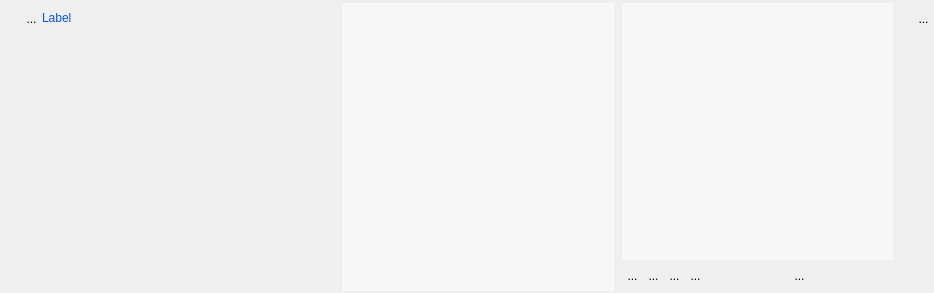
<?xml version="1.0" encoding="UTF-8"?>
<ui version="4.0">
 <class>WidgetPlusieursIntoOrdonne</class>
 <widget class="QWidget" name="WidgetPlusieursIntoOrdonne">
  <property name="geometry">
   <rect>
    <x>0</x>
    <y>0</y>
    <width>934</width>
    <height>293</height>
   </rect>
  </property>
  <property name="sizePolicy">
   <sizepolicy hsizetype="Preferred" vsizetype="MinimumExpanding">
    <horstretch>0</horstretch>
    <verstretch>0</verstretch>
   </sizepolicy>
  </property>
  <property name="minimumSize">
   <size>
    <width>0</width>
    <height>60</height>
   </size>
  </property>
  <property name="windowTitle">
   <string>Form</string>
  </property>
  <layout class="QHBoxLayout" name="horizontalLayout_5">
   <property name="spacing">
    <number>0</number>
   </property>
   <property name="leftMargin">
    <number>0</number>
   </property>
   <property name="topMargin">
    <number>3</number>
   </property>
   <property name="rightMargin">
    <number>0</number>
   </property>
   <property name="bottomMargin">
    <number>2</number>
   </property>
   <item>
    <layout class="QVBoxLayout" name="verticalLayout_3">
     <property name="spacing">
      <number>0</number>
     </property>
     <item>
      <layout class="QHBoxLayout" name="horizontalLayout_2">
       <property name="spacing">
        <number>0</number>
       </property>
       <item>
        <layout class="QHBoxLayout" name="horizontalLayout">
         <property name="spacing">
          <number>0</number>
         </property>
         <item>
          <spacer name="horizontalSpacer_3">
           <property name="orientation">
            <enum>Qt::Horizontal</enum>
           </property>
           <property name="sizeType">
            <enum>QSizePolicy::Fixed</enum>
           </property>
           <property name="sizeHint" stdset="0">
            <size>
             <width>21</width>
             <height>20</height>
            </size>
           </property>
          </spacer>
         </item>
         <item>
          <widget class="MonBoutonValide" name="RBValide">
           <property name="minimumSize">
            <size>
             <width>21</width>
             <height>31</height>
            </size>
           </property>
           <property name="maximumSize">
            <size>
             <width>21</width>
             <height>35</height>
            </size>
           </property>
           <property name="toolTip">
            <string>Affiche le rapport de validation du mot-clef</string>
           </property>
           <property name="styleSheet">
            <string notr="true">border : 0px</string>
           </property>
           <property name="text">
            <string>...</string>
           </property>
           <property name="icon">
            <iconset>
             <normaloff>../Editeur/icons/ast-green-ball.png</normaloff>../Editeur/icons/ast-green-ball.png</iconset>
           </property>
           <property name="iconSize">
            <size>
             <width>32</width>
             <height>32</height>
            </size>
           </property>
          </widget>
         </item>
        </layout>
       </item>
       <item>
        <widget class="MonLabelClic" name="label">
         <property name="sizePolicy">
          <sizepolicy hsizetype="Fixed" vsizetype="Fixed">
           <horstretch>0</horstretch>
           <verstretch>0</verstretch>
          </sizepolicy>
         </property>
         <property name="minimumSize">
          <size>
           <width>300</width>
           <height>24</height>
          </size>
         </property>
         <property name="maximumSize">
          <size>
           <width>178</width>
           <height>16777215</height>
          </size>
         </property>
         <property name="frameShape">
          <enum>QFrame::NoFrame</enum>
         </property>
         <property name="text">
          <string>&lt;html&gt;&lt;head/&gt;&lt;body&gt;&lt;p&gt;&lt;span style=&quot; color:#0055ff;&quot;&gt;Label&lt;/span&gt;&lt;/p&gt;&lt;/body&gt;&lt;/html&gt;</string>
         </property>
        </widget>
       </item>
      </layout>
     </item>
     <item>
      <spacer name="verticalSpacer">
       <property name="orientation">
        <enum>Qt::Vertical</enum>
       </property>
       <property name="sizeHint" stdset="0">
        <size>
         <width>20</width>
         <height>5</height>
        </size>
       </property>
      </spacer>
     </item>
    </layout>
   </item>
   <item>
    <widget class="QScrollArea" name="scrollArea">
     <property name="sizePolicy">
      <sizepolicy hsizetype="Expanding" vsizetype="Expanding">
       <horstretch>0</horstretch>
       <verstretch>0</verstretch>
      </sizepolicy>
     </property>
     <property name="styleSheet">
      <string notr="true">background : rgb(247,247,247)</string>
     </property>
     <property name="frameShape">
      <enum>QFrame::NoFrame</enum>
     </property>
     <property name="lineWidth">
      <number>0</number>
     </property>
     <property name="widgetResizable">
      <bool>true</bool>
     </property>
     <property name="alignment">
      <set>Qt::AlignBottom|Qt::AlignLeading|Qt::AlignLeft</set>
     </property>
     <widget class="QWidget" name="verticalWidgetLE">
      <property name="geometry">
       <rect>
        <x>0</x>
        <y>0</y>
        <width>268</width>
        <height>288</height>
       </rect>
      </property>
      <property name="sizePolicy">
       <sizepolicy hsizetype="Preferred" vsizetype="Preferred">
        <horstretch>0</horstretch>
        <verstretch>0</verstretch>
       </sizepolicy>
      </property>
      <layout class="QVBoxLayout" name="CBLayout">
       <property name="spacing">
        <number>0</number>
       </property>
       <property name="margin">
        <number>0</number>
       </property>
      </layout>
     </widget>
    </widget>
   </item>
   <item>
    <spacer name="horizontalSpacer_2">
     <property name="orientation">
      <enum>Qt::Horizontal</enum>
     </property>
     <property name="sizeType">
      <enum>QSizePolicy::Preferred</enum>
     </property>
     <property name="sizeHint" stdset="0">
      <size>
       <width>8</width>
       <height>108</height>
      </size>
     </property>
    </spacer>
   </item>
   <item>
    <layout class="QVBoxLayout" name="verticalLayout_2">
     <property name="spacing">
      <number>0</number>
     </property>
     <item>
      <widget class="QScrollArea" name="scrollAreaRE">
       <property name="sizePolicy">
        <sizepolicy hsizetype="Expanding" vsizetype="Expanding">
         <horstretch>0</horstretch>
         <verstretch>0</verstretch>
        </sizepolicy>
       </property>
       <property name="styleSheet">
        <string notr="true">background : rgb(247,247,247)</string>
       </property>
       <property name="frameShape">
        <enum>QFrame::NoFrame</enum>
       </property>
       <property name="lineWidth">
        <number>0</number>
       </property>
       <property name="widgetResizable">
        <bool>true</bool>
       </property>
       <property name="alignment">
        <set>Qt::AlignBottom|Qt::AlignLeading|Qt::AlignLeft</set>
       </property>
       <widget class="QWidget" name="verticalWidgetLEChoisis">
        <property name="geometry">
         <rect>
          <x>0</x>
          <y>0</y>
          <width>265</width>
          <height>251</height>
         </rect>
        </property>
        <property name="sizePolicy">
         <sizepolicy hsizetype="Preferred" vsizetype="Preferred">
          <horstretch>0</horstretch>
          <verstretch>0</verstretch>
         </sizepolicy>
        </property>
        <layout class="QVBoxLayout" name="CBChoisis">
         <property name="spacing">
          <number>0</number>
         </property>
         <property name="margin">
          <number>0</number>
         </property>
        </layout>
       </widget>
      </widget>
     </item>
     <item>
      <layout class="QHBoxLayout" name="horizontalLayout_3">
       <item>
        <layout class="QHBoxLayout" name="horizontalLayout_4">
         <property name="spacing">
          <number>0</number>
         </property>
         <property name="sizeConstraint">
          <enum>QLayout::SetFixedSize</enum>
         </property>
         <item>
          <widget class="QToolButton" name="RBHaut">
           <property name="minimumSize">
            <size>
             <width>21</width>
             <height>31</height>
            </size>
           </property>
           <property name="maximumSize">
            <size>
             <width>21</width>
             <height>31</height>
            </size>
           </property>
           <property name="toolTip">
            <string>Remonte d'une ligne</string>
           </property>
           <property name="styleSheet">
            <string notr="true">border : 0px</string>
           </property>
           <property name="text">
            <string>...</string>
           </property>
           <property name="icon">
            <iconset>
             <normaloff>../Editeur/icons/flecheHautBleue.png</normaloff>../Editeur/icons/flecheHautBleue.png</iconset>
           </property>
           <property name="iconSize">
            <size>
             <width>32</width>
             <height>32</height>
            </size>
           </property>
          </widget>
         </item>
         <item>
          <widget class="QToolButton" name="RBBas">
           <property name="minimumSize">
            <size>
             <width>21</width>
             <height>31</height>
            </size>
           </property>
           <property name="maximumSize">
            <size>
             <width>21</width>
             <height>31</height>
            </size>
           </property>
           <property name="toolTip">
            <string>Descend d'une ligne</string>
           </property>
           <property name="styleSheet">
            <string notr="true">border : 0px</string>
           </property>
           <property name="text">
            <string>...</string>
           </property>
           <property name="icon">
            <iconset>
             <normaloff>../Editeur/icons/flecheBasBleue.png</normaloff>../Editeur/icons/flecheBasBleue.png</iconset>
           </property>
           <property name="iconSize">
            <size>
             <width>32</width>
             <height>32</height>
            </size>
           </property>
          </widget>
         </item>
         <item>
          <widget class="QToolButton" name="RBMoins">
           <property name="minimumSize">
            <size>
             <width>21</width>
             <height>31</height>
            </size>
           </property>
           <property name="maximumSize">
            <size>
             <width>21</width>
             <height>31</height>
            </size>
           </property>
           <property name="toolTip">
            <string>Détruit une ligne</string>
           </property>
           <property name="styleSheet">
            <string notr="true">border : 0px</string>
           </property>
           <property name="text">
            <string>...</string>
           </property>
           <property name="icon">
            <iconset>
             <normaloff>../Editeur/icons/MoinsBleu2.png</normaloff>../Editeur/icons/MoinsBleu2.png</iconset>
           </property>
           <property name="iconSize">
            <size>
             <width>32</width>
             <height>32</height>
            </size>
           </property>
          </widget>
         </item>
         <item>
          <widget class="QToolButton" name="RBPlus">
           <property name="minimumSize">
            <size>
             <width>21</width>
             <height>31</height>
            </size>
           </property>
           <property name="maximumSize">
            <size>
             <width>21</width>
             <height>31</height>
            </size>
           </property>
           <property name="toolTip">
            <string>ajoute une ligne</string>
           </property>
           <property name="styleSheet">
            <string notr="true">border : 0px</string>
           </property>
           <property name="text">
            <string>...</string>
           </property>
           <property name="icon">
            <iconset>
             <normaloff>../Editeur/icons/PlusBleu.png</normaloff>../Editeur/icons/PlusBleu.png</iconset>
           </property>
           <property name="iconSize">
            <size>
             <width>32</width>
             <height>32</height>
            </size>
           </property>
          </widget>
         </item>
        </layout>
       </item>
       <item>
        <spacer name="horizontalSpacer_4">
         <property name="orientation">
          <enum>Qt::Horizontal</enum>
         </property>
         <property name="sizeHint" stdset="0">
          <size>
           <width>40</width>
           <height>20</height>
          </size>
         </property>
        </spacer>
       </item>
       <item>
        <widget class="QToolButton" name="RBVoisListe">
         <property name="minimumSize">
          <size>
           <width>21</width>
           <height>31</height>
          </size>
         </property>
         <property name="maximumSize">
          <size>
           <width>21</width>
           <height>31</height>
          </size>
         </property>
         <property name="toolTip">
          <string>visualise l'ensemble des valeurs</string>
         </property>
         <property name="styleSheet">
          <string notr="true">border : 0px</string>
         </property>
         <property name="text">
          <string>...</string>
         </property>
         <property name="icon">
          <iconset>
           <normaloff>../Editeur/icons/verre-loupe-icone-6087-64.png</normaloff>../Editeur/icons/verre-loupe-icone-6087-64.png</iconset>
         </property>
         <property name="iconSize">
          <size>
           <width>32</width>
           <height>32</height>
          </size>
         </property>
        </widget>
       </item>
       <item>
        <spacer name="horizontalSpacer_5">
         <property name="orientation">
          <enum>Qt::Horizontal</enum>
         </property>
         <property name="sizeHint" stdset="0">
          <size>
           <width>18</width>
           <height>20</height>
          </size>
         </property>
        </spacer>
       </item>
      </layout>
     </item>
    </layout>
   </item>
   <item>
    <spacer name="horizontalSpacer">
     <property name="orientation">
      <enum>Qt::Horizontal</enum>
     </property>
     <property name="sizeType">
      <enum>QSizePolicy::Preferred</enum>
     </property>
     <property name="sizeHint" stdset="0">
      <size>
       <width>20</width>
       <height>17</height>
      </size>
     </property>
    </spacer>
   </item>
   <item>
    <layout class="QVBoxLayout" name="verticalLayout">
     <item>
      <widget class="QToolButton" name="RBPoubelle">
       <property name="minimumSize">
        <size>
         <width>21</width>
         <height>31</height>
        </size>
       </property>
       <property name="maximumSize">
        <size>
         <width>21</width>
         <height>31</height>
        </size>
       </property>
       <property name="toolTip">
        <string>Détruit le mot-clef</string>
       </property>
       <property name="styleSheet">
        <string notr="true">border : 0px</string>
       </property>
       <property name="text">
        <string>...</string>
       </property>
       <property name="icon">
        <iconset>
         <normaloff>../Editeur/icons/deleteRond.png</normaloff>../Editeur/icons/deleteRond.png</iconset>
       </property>
       <property name="iconSize">
        <size>
         <width>32</width>
         <height>32</height>
        </size>
       </property>
      </widget>
     </item>
     <item>
      <spacer name="verticalSpacer_2">
       <property name="orientation">
        <enum>Qt::Vertical</enum>
       </property>
       <property name="sizeHint" stdset="0">
        <size>
         <width>20</width>
         <height>40</height>
        </size>
       </property>
      </spacer>
     </item>
    </layout>
   </item>
  </layout>
  <zorder>horizontalSpacer</zorder>
  <zorder></zorder>
  <zorder>scrollArea</zorder>
  <zorder>horizontalSpacer_2</zorder>
 </widget>
 <customwidgets>
  <customwidget>
   <class>MonBoutonValide</class>
   <extends>QToolButton</extends>
   <header>monBoutonValide.h</header>
  </customwidget>
  <customwidget>
   <class>MonLabelClic</class>
   <extends>QLabel</extends>
   <header>monLabelClic.h</header>
  </customwidget>
 </customwidgets>
 <resources/>
 <connections/>
</ui>
